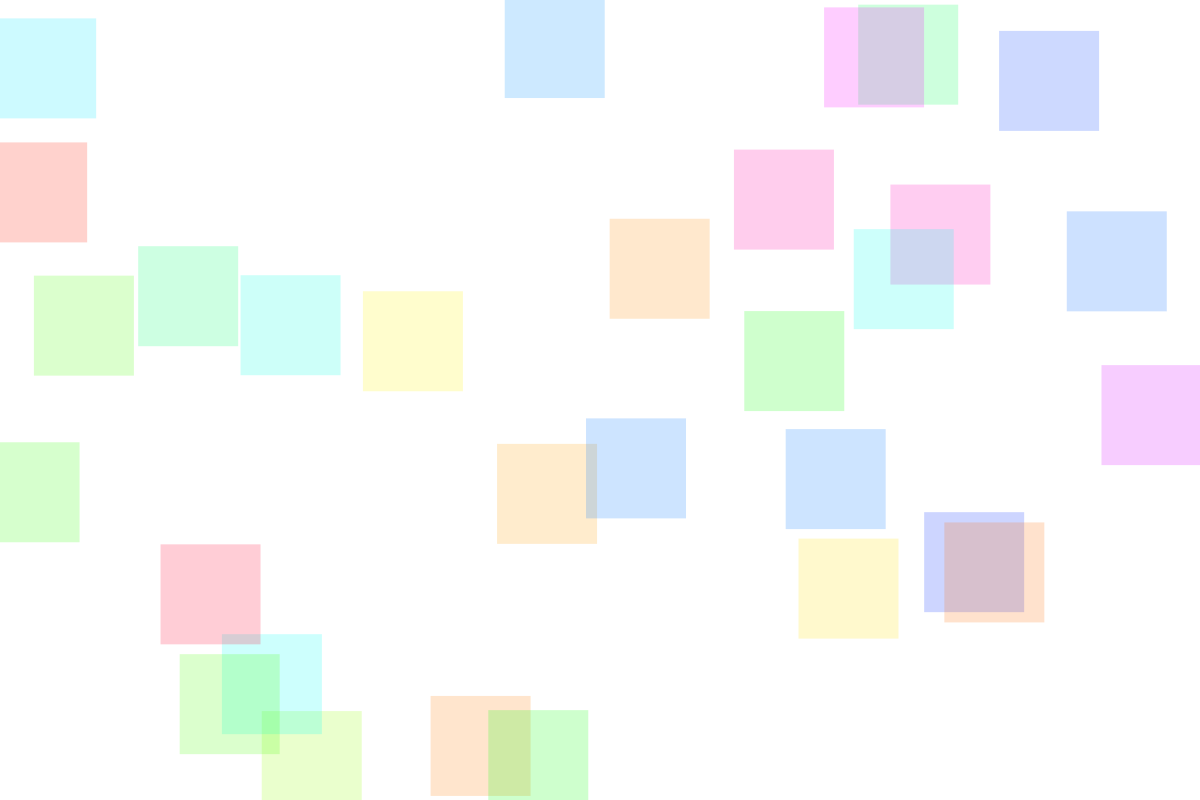
Frame 1 (no input)
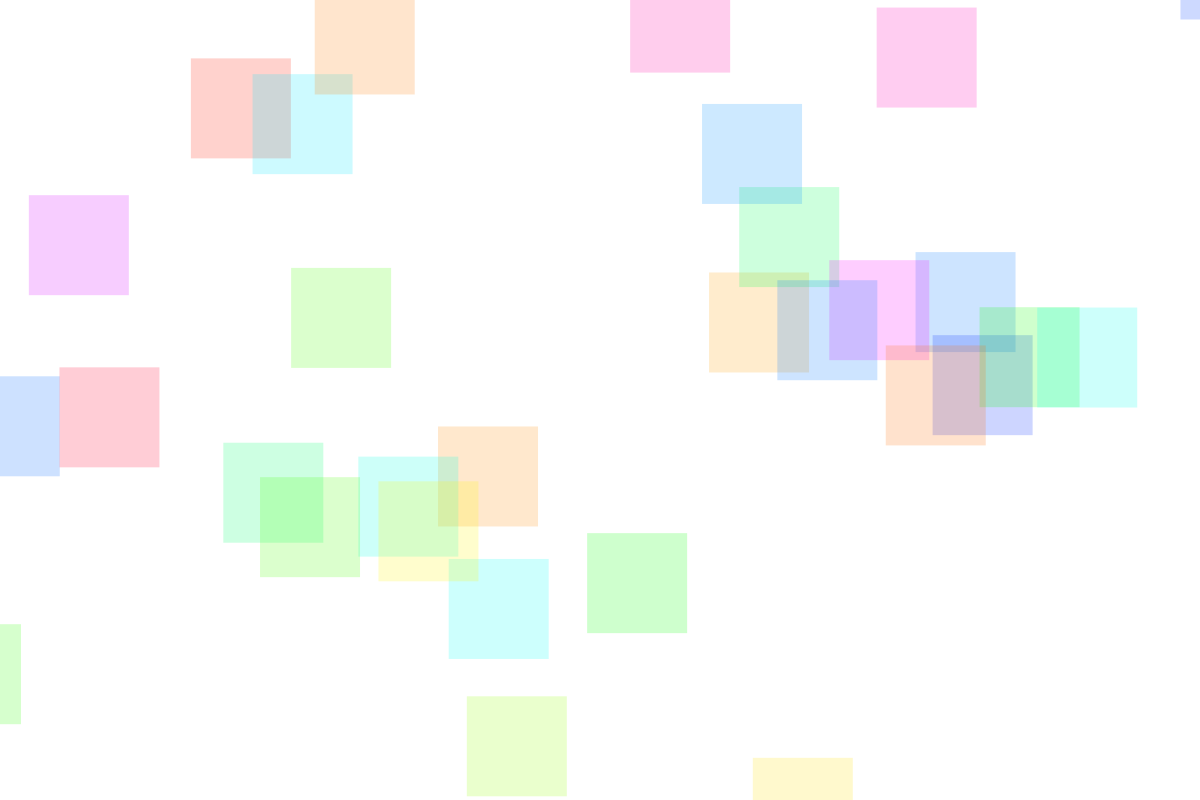
Frame 60 (the mouse pressed at the canvas centre just before this capture)
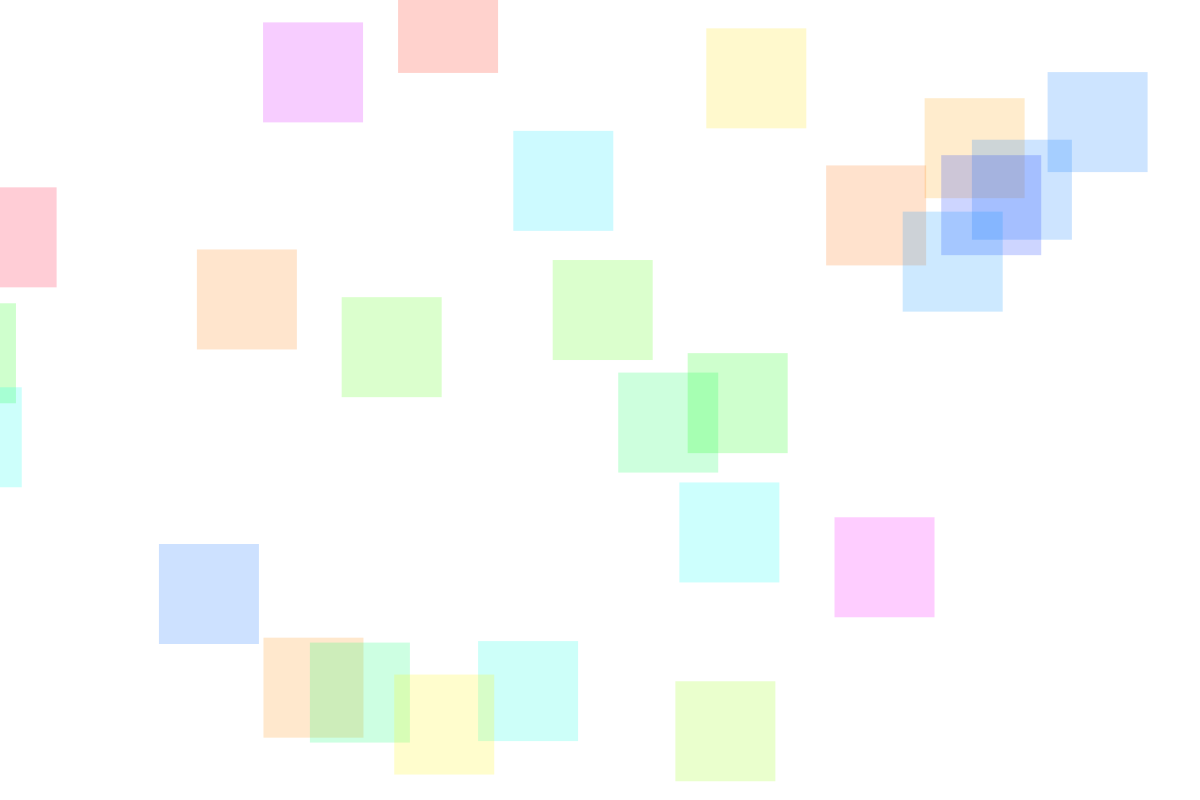
Frame 120 (the mouse held since frame 60 and released just before this capture)

The Processing sketch that drew these frames (run headless with seeded random() and noise(); from frame 60 on, the mouse is pressed at the canvas centre):

// Processing sketch: stars
// ── stars.pde
Star[] star;
int numStars;
int bg;
color[] starColor;

void setup() {
  size(1200, 800); 
  rectMode(CENTER);
  noStroke();
  
  bg = int(random(0,255));  // Random bg color
  
  starColor = new color[5];
  starColor[0] = #FFFFFF;  // White
  starColor[1] = #FFAAF1;  // Pink
  starColor[2] = #D29EFC;  // Purple
  starColor[3] = #A49EFC;  // Blue
  starColor[4] = #FF4047;  // Red
  
  numStars = 30;
  star = new Star[numStars];
  int i = 0;
  while (i < numStars) {
    star[i] = new Star();
    i += 1;
  }
  
  
}

void draw() {
  //colorMode(HSB);  // Random bg color
  //background(bg, 255,255);
  background(255);
  
  //fill(0, 50);
  //rect(width/2,height/2, width,height);  // ?
  
  int i = 0;
  while (i < numStars) {
    star[i].show();
    star[i].act();
    i += 1;
  }
}

// ── star.pde
class Star {
  // instance variables //
  float x,y, vx,vy, size;
  color sFill;
  int selector;
  int speedLimit = 3;
  
  // constructor //
  Star() {
    x = random(0, width);
    y = random(0, height);
    //vy = random(1, 5);
    if (vy >4.9) vy = 10;  // A few faster, larger stars
    if (vy >4.7 && vy < 10) vy = 7;  // ^
    //vx = vy/4;
    size = 100;
    colorMode(HSB);
    sFill = int(random(0,255));
    
    selector = int(random(1,4));  // Randomly selects a side of the screen for square to appear from
    switch (selector) {
      case 1:  // Top
        vx = random(-speedLimit, speedLimit);
        vy = random(speedLimit, speedLimit*1.5);
        break;
      case 2:  // Bottom
        vx = random(-speedLimit, speedLimit);
        vy = random(-speedLimit, -speedLimit*1.5);
        break;
      case 3:  // Left
        vx = random(speedLimit, speedLimit*1.5);
        vy = random(-speedLimit, speedLimit);
        break;
      case 4:  // Right
        vx = random(-speedLimit, -speedLimit*1.5);
        vy = random(-speedLimit, speedLimit);
        break;
    }
  }
  
  // behaviour
  void show() {
    colorMode(HSB);
    fill(sFill,255,255,50);
    square(x,y, size);
  }
  
  void act() {
    x += vx;
    y += vy;
    if (y > height+size/2) y = -size;
    if (x < 0-size/2) x = width+size/2;
    if (x > width+size/2) x = 0-size/2;
  }
}
